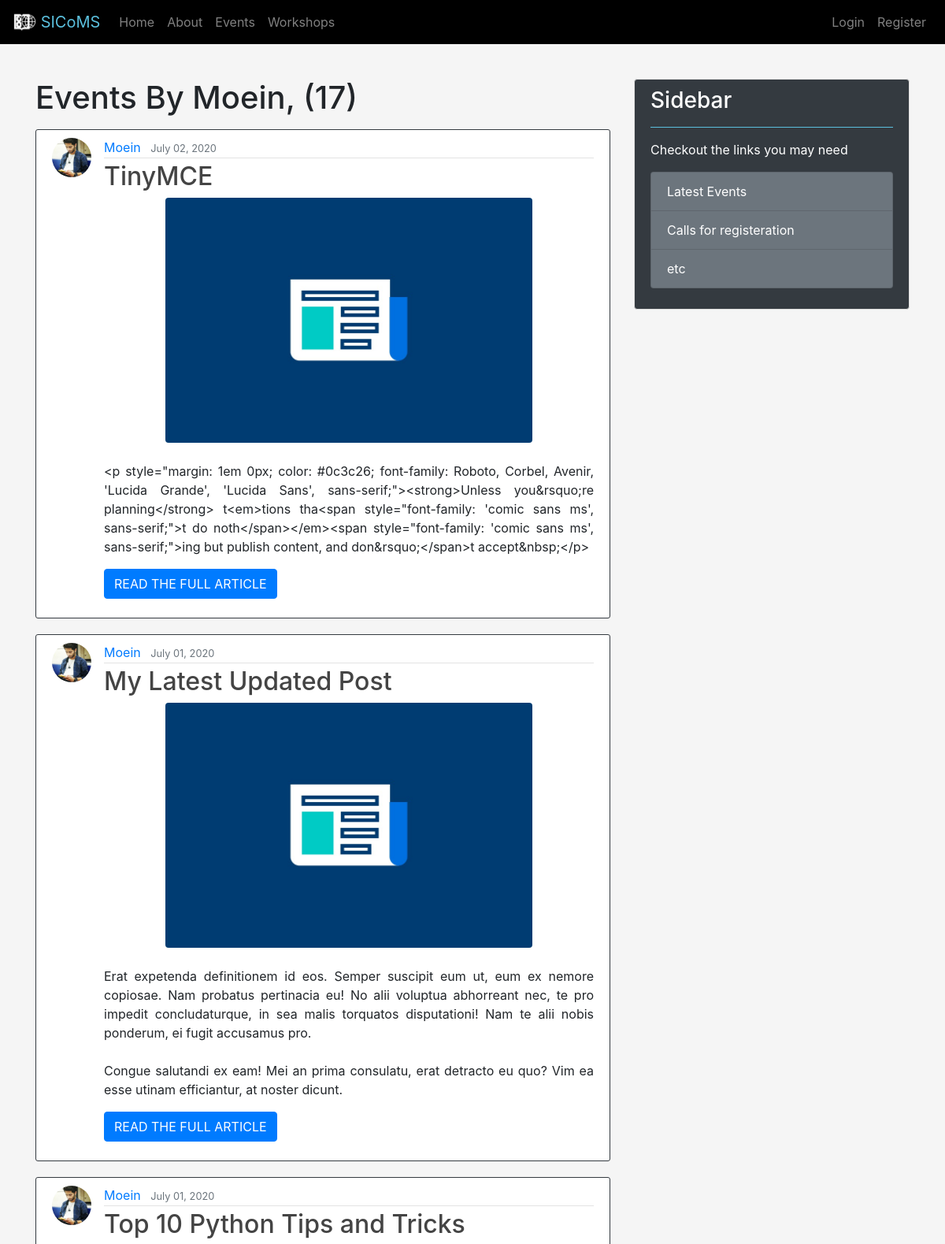
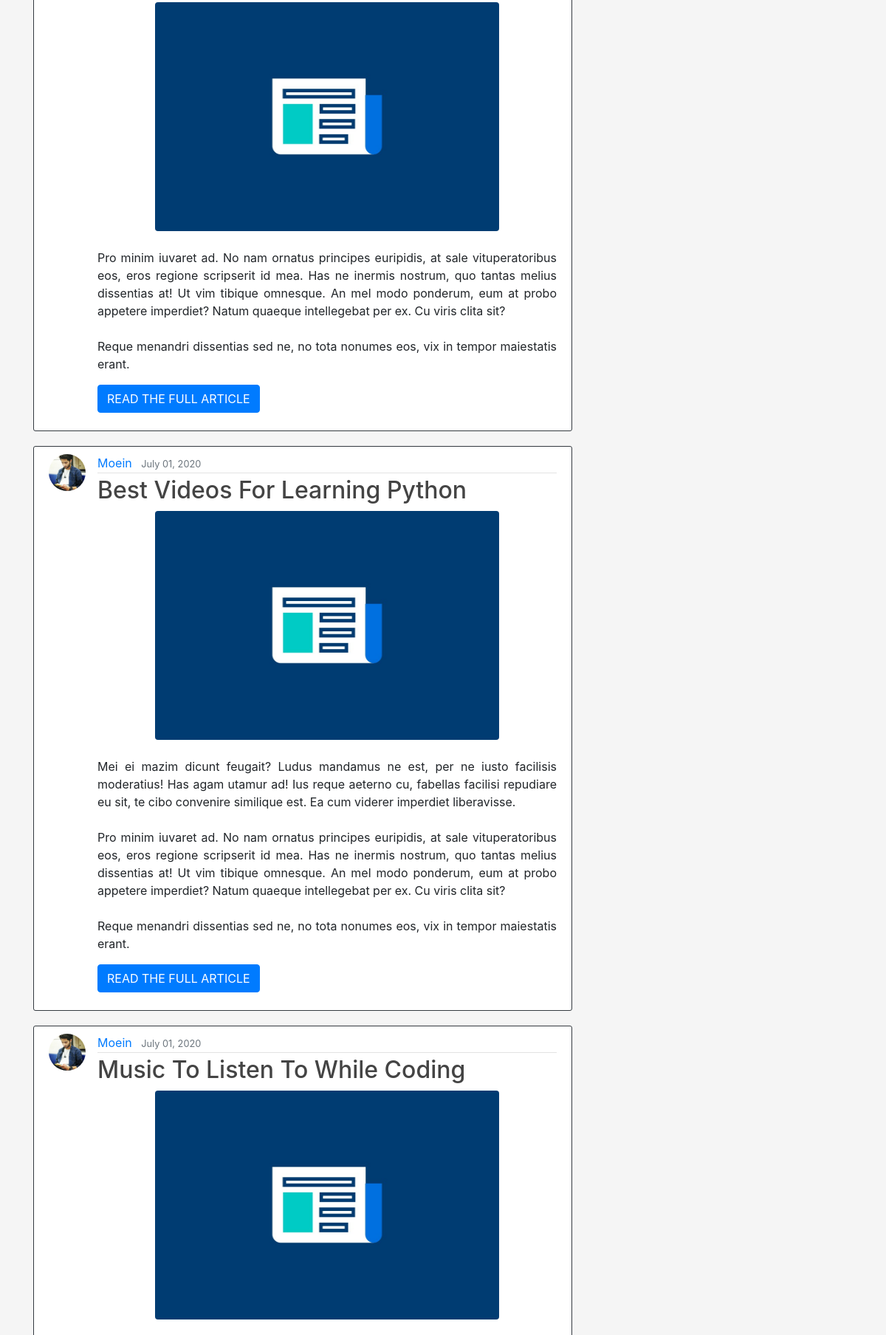
Page /events/user/Moein/ (upper part) on the committed database (2 pictures, top to bottom).
### events/models.py (models this page shows, shortened)
class Event(models.Model):
    CATEGORIES = (
        ("RES", "Research"),
        ("VIS", "Visit"),
        ("SCH", "School"),
        ("CON", "Conference"),
        ("COM", "Competition"),
    )
    title = models.CharField(max_length=100)
    photo = models.ImageField(default="post_default.jpg", upload_to="post_pics")
    category = models.CharField(max_length=3, choices=CATEGORIES, null=True)
    summary = models.TextField(max_length=500)
    explanation = models.TextField()
    date_posted = models.DateTimeField(default=timezone.now)
    author = models.ForeignKey(User, on_delete=models.CASCADE)

### users/models.py (models this page shows, shortened)
class Profile(models.Model):
    MAJORS = (
        ('MED', "Medicine"),
        ('OTH', 'Other'),
    )
    user = models.OneToOneField(User, on_delete=models.CASCADE)
    image = models.ImageField(default='profile_default.jpg',
                              upload_to='profile_pics')
    first_name = models.CharField(max_length=50, null=True)
    last_name = models.CharField(max_length=50, null=True)
    major = models.CharField(max_length=3,
                             choices=MAJORS,
                             null=True)
    semester = models.SmallIntegerField(null=True)
    student_id = models.CharField(max_length=12, null=True)
    university = models.CharField(max_length=60, null=True)
    signup_confirmation = models.BooleanField(default=False)

### events/views.py (the view)
# urls.py: path('user/<str:username>/', UserEventListView.as_view(), name="user-events"),
class UserEventListView(ListView):
    model = Event
    template_name = 'events/user_events.html' # <app>/<model>_<viewtype>.html
    context_object_name = 'events'
    ordering = ['-date_posted']
    paginate_by = 5
    def get_queryset(self):
        user = get_object_or_404(User, username=self.kwargs.get('username'))
        return Event.objects.filter(author=user).order_by('-date_posted')

### events/templates/events/user_events.html (shortened to what this page needs)
{% extends "homepage/base.html" %}
{% load static %}
{% block innercontent %}
    <h1 class="mb-3">Events By {{view.kwargs.username}}, ({{page_obj.paginator.count}})</h1>
    {% for event in events %}
        <article class="media content-section border-dark pb-4">
            <img  class="rounded-circle article-img" src="{{ event.author.profile.image.url }}" alt="">
            <div class="media-body" id="this">
            <div class="article-metadata">
                <a class="mr-2" href="{% url 'user-events' event.author.username %}" id="hover">{{ event.author }}</a>
                <small class="text-muted">{{ event.date_posted|date:"F d, Y" }}</small>
            </div>
            <h2><a class="article-title" href="{% url 'event-detail' event.id %}" id="hover">{{ event.title }}</a></h2>
            <img alt="" class="w-75 mx-auto d-block rounded" src="{{ event.photo.url }}"><br>
            <p class="article-content text-justify">{{ event.summary }}</p>
            <a href="{% url 'event-detail' event.id %}" class="btn btn-primary">READ THE FULL ARTICLE</a>
            </div>
        </article>
    {% endfor %}
{% endblock innercontent %}

### homepage/static/homepage/main.css (style rules this page uses)
body { margin-top: 100px; background-color: whitesmoke; }
.content-section { background: #ffffff; padding: 10px 20px; border: 1px solid #dddddd; border-radius: 3px; margin-bottom: 20px; }
.article-title { color: #444444; }
.article-content { white-space: pre-line; width: 100%; text-align: left; }
.article-img { height: 50px; width: 50px; margin-right: 16px; }
.article-metadata { padding-bottom: 1px; margin-bottom: 4px; border-bottom: 1px solid #e3e3e3 }

### rows in the picture
Event: author.profile.image (picture), author "Moein", date_posted "July 02, 2020", title "TinyMCE", photo (placeholder picture), summary "<p style=\"margin: 1em 0px; color: #0c3c26; font-family: Roboto, Corbel, Avenir, 'Lucida Grande', 'Lucida Sans', sans-serif;\"><strong>Unless you&rsquo;re planning</strong> t<em>tions tha<span style=\"font-family: 'comic sans ms', sans-serif;\">t do noth</span></em><span style=\"font-family: 'comic sans ms', sans-serif;\">ing but publish content, and don&rsquo;</span>t accept&nbsp;</p>"
Event: author.profile.image (picture), author "Moein", date_posted "July 01, 2020", title "My Latest Updated Post", photo (placeholder picture), summary "Erat expetenda definitionem id eos. Semper suscipit eum ut, eum ex nemore copiosae. Nam probatus pertinacia eu! No alii voluptua abhorreant nec, te pro impedit concludaturque, in sea malis torquatos disputationi! Nam te alii nobis ponderum, ei fugit accusamus pro. Congue salutandi ex eam! Mei an prima consulatu, erat detracto eu quo? Vim ea esse utinam efficiantur, at noster dicunt."
Event: author.profile.image (picture), author "Moein", date_posted "July 01, 2020", title "Top 10 Python Tips and Tricks", photo (placeholder picture), summary "Pro minim iuvaret ad. No nam ornatus principes euripidis, at sale vituperatoribus eos, eros regione scripserit id mea. Has ne inermis nostrum, quo tantas melius dissentias at! Ut vim tibique omnesque. An mel modo ponderum, eum at probo appetere imperdiet? Natum quaeque intellegebat per ex. Cu viris clita sit? Reque menandri dissentias sed ne, no tota nonumes eos, vix in tempor maiestatis erant."
Event: author.profile.image (picture), author "Moein", date_posted "July 01, 2020", title "Best Videos For Learning Python", photo (placeholder picture), summary "Mei ei mazim dicunt feugait? Ludus mandamus ne est, per ne iusto facilisis moderatius! Has agam utamur ad! Ius reque aeterno cu, fabellas facilisi repudiare eu sit, te cibo convenire similique est. Ea cum viderer imperdiet liberavisse. Pro minim iuvaret ad. No nam ornatus principes euripidis, at sale vituperatoribus eos, eros regione scripserit id mea. Has ne inermis nostrum, quo tantas melius dissentias at! Ut vim tibique omnesque. An mel modo ponderum, eum at probo appetere imperdiet? Natum quaeque intellegebat per ex. Cu viris clita sit? Reque menandri dissentias sed ne, no tota nonumes eos, vix in tempor maiestatis erant."
Event: author.profile.image (picture), author "Moein", date_posted "July 01, 2020", title "Music To Listen To While Coding", photo (placeholder picture)

### other values in the picture
{{ view.kwargs.username }} "Moein"
{{ page_obj.paginator.count }} "17"
